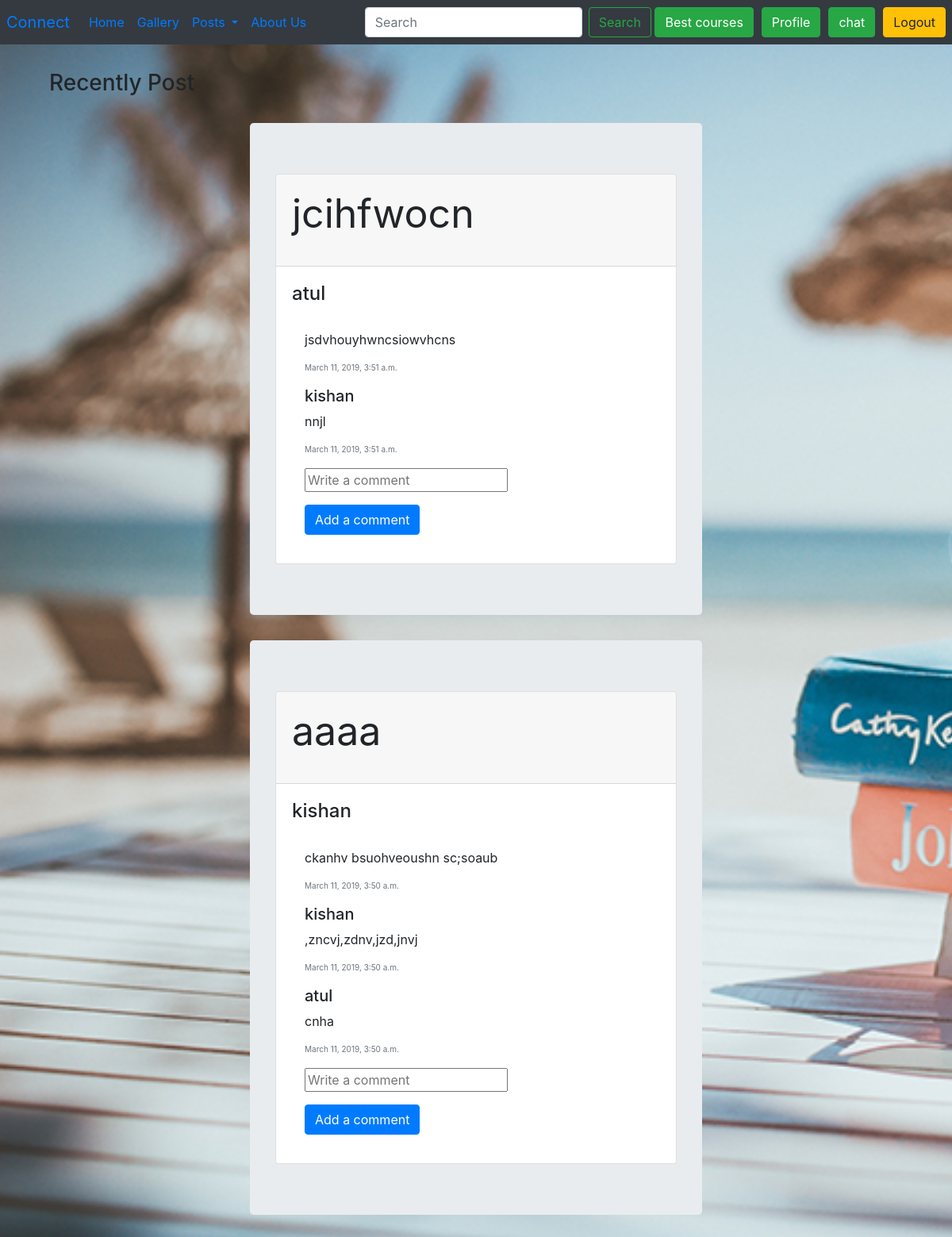
The page / (signed in) on the database its author committed.
### chat/models.py (models this page shows, shortened)
class Post(models.Model):
    author = models.ForeignKey(settings.AUTH_USER_MODEL, on_delete=models.CASCADE)
    title = models.CharField(max_length=200)
    text = models.TextField()
    create_date = models.DateTimeField(default=timezone.now())

class User(AbstractUser):
    enroll_no = models.CharField(max_length=12, unique=True)
    bio = models.CharField(max_length=200, null=True)
    photo = models.ImageField(blank=True, null=True)
    def __str__(self):
        return self.username

class Comment(models.Model):
    poet = models.ForeignKey(Post, related_name='comments', on_delete=models.CASCADE)
    author = models.ForeignKey(settings.AUTH_USER_MODEL, on_delete=models.CASCADE)
    text = models.TextField(max_length=500)
    create_date = models.DateTimeField(default=timezone.now())

### chat/views.py (the view)
# urls.py: path('', post, name = 'index'),
def post(request):
    if request.user.is_authenticated:
        p=Post.objects.all().order_by('-create_date')
        users = User.objects.exclude(username=request.user)
        return render(request, 'post.html', {'post':p,'users':users})
    else:
        return render(request,'landing.html')

### templates/post.html (shortened to what this page needs)
{% extends 'base.html' %}
  {% block body %}
    <div class="container">
      <div class="row">
        {% if user.is_authenticated %}
        <h3 class="p-3 m-3">Recently Post</h3>
        {%else%}
          <h1 style="color:green" >WELCOME,PLEASE LOG IN TO SEE POSTS</h1>
          {%endif%}
        <div class="col-md-3">
        </div>
          {% if user.is_authenticated %}
    <div class="col-md-6">
    </div>
    <div class="col-md-3">
    </div>
</div>
{% for i in post %}
    <div class="row">
        <div class="col-md-3"></div>
        <div class="col-md-6 jumbotron">
          <div class="card">
            <div class="card-header">
                  <p style="font-size: 50px">{{ i.title }}</p>
                </div>
                <div class="card-body">
                      <h4>{{ i.author }}</h4><br>
                      <div class="ml-3">
                          <p>{{ i.text }}</p>
                          <p class="text-muted" style="font-size: 10px">{{ i.create_date }}</p>
                                          {% for j in i.comments.all %}
                                              <h5>{{ j.author }}</h5>
                                              <p>{{ j.text }}</p>
                                              <p class="text-muted" style="font-size:10px">{{ j.create_date }}</p>
                                          {% endfor %}
                                          <form method="post" action="{% url 'add_comment' pk=i.pk %}">
                                              <div class="form-group">
                                                <input type="text" placeholder="Write a comment" name="text">
                                              </div>
                                              <div class="form-group">
                                                <button class="btn btn-primary" type="submit">Add a comment</button>
                                              </div>
                                          </form>
                </div>
            </div>
          </div>
    </div>
        <div class="col-md-3"></div>
    </div>
{% endfor %}
  {%  endif %}
</div>
{% endblock %}

### rows shown on the page
Post: title "jcihfwocn", author "atul", text "jsdvhouyhwncsiowvhcns", create_date "March 11, 2019, 3:51 a.m."
Comment: author "kishan", text "nnjl", create_date "March 11, 2019, 3:51 a.m."
Post: title "aaaa", author "kishan", text "ckanhv bsuohveoushn sc;soaub", create_date "March 11, 2019, 3:50 a.m."
Comment: author "kishan", text ",zncvj,zdnv,jzd,jnvj", create_date "March 11, 2019, 3:50 a.m."
Comment: author "atul", text "cnha", create_date "March 11, 2019, 3:50 a.m."
